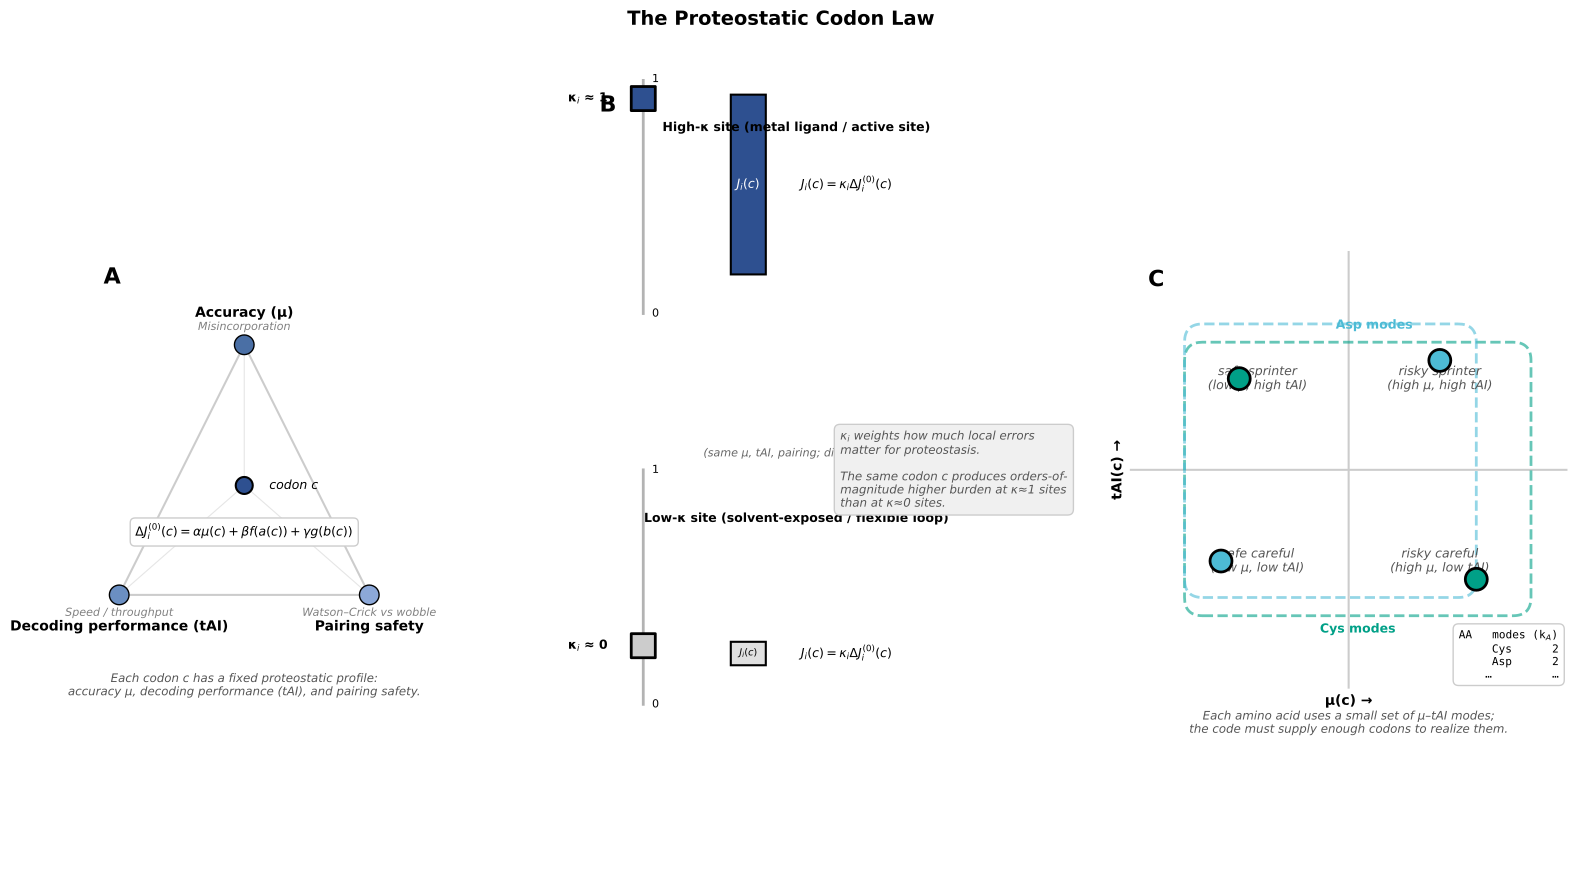

Reproduce this figure in Python.
#!/usr/bin/env python3
"""
Figure 1: Central conceptual schematic of the Proteostatic Codon Law
Three horizontal panels (A-C) with consistent visual language
Panel A: Proteostatic trade-off triangle
Panel B: κ as gain knob
Panel C: μ-tAI modes per amino acid
"""

import numpy as np
import matplotlib.pyplot as plt
import matplotlib.patches as mpatches
from matplotlib.patches import FancyBboxPatch, Circle, Polygon, Rectangle, Wedge
from matplotlib.patches import FancyArrowPatch
import matplotlib.lines as mlines

# Set style - minimal, clean
plt.rcParams['font.size'] = 9
plt.rcParams['axes.labelsize'] = 10
plt.rcParams['axes.titlesize'] = 11
plt.rcParams['font.family'] = 'sans-serif'
plt.rcParams['font.sans-serif'] = ['Arial', 'Helvetica', 'DejaVu Sans']

# Color scheme - single accent color (dark blue) + light grey
accent_color = '#2E5090'  # Dark blue
light_grey = '#CCCCCC'
very_light_grey = '#F0F0F0'

# Mode colors for Panel C
mode_color_cys = '#00A087'  # Green
mode_color_asp = '#4DBBD5'  # Blue

# Create figure - 16:9 aspect ratio
fig = plt.figure(figsize=(16, 9))

# ============================================================================
# Panel A: Proteostatic Trade-off Triangle
# ============================================================================
ax1 = plt.subplot(1, 3, 1)
ax1.set_xlim(-0.2, 1.2)
ax1.set_ylim(-0.2, 1.2)
ax1.set_aspect('equal')
ax1.axis('off')

# Panel label
ax1.text(0.05, 1.15, 'A', fontsize=16, fontweight='bold', ha='left', va='top')

# Draw equilateral triangle
triangle_height = 0.866  # sqrt(3)/2
triangle_points = np.array([
    [0.5, 0.9],      # Top vertex
    [0.1, 0.1],      # Bottom left
    [0.9, 0.1]       # Bottom right
])

triangle = Polygon(triangle_points, fill=False, edgecolor=light_grey, linewidth=1.5)
ax1.add_patch(triangle)

# Vertex circles and labels with different shades
vertex_colors = ['#4A6FA5', '#6B8FC2', '#8CA8D8']

# Top vertex - Accuracy (μ)
ax1.scatter(triangle_points[0, 0], triangle_points[0, 1], s=200,
           c=vertex_colors[0], edgecolors='black', linewidth=1, zorder=5)
ax1.text(triangle_points[0, 0], triangle_points[0, 1] + 0.08,
        'Accuracy (μ)', ha='center', va='bottom', fontsize=10, fontweight='bold')
ax1.text(triangle_points[0, 0], triangle_points[0, 1] + 0.04,
        'Misincorporation', ha='center', va='bottom', fontsize=8, style='italic', color='grey')

# Bottom-left vertex - Decoding performance (tAI)
ax1.scatter(triangle_points[1, 0], triangle_points[1, 1], s=200,
           c=vertex_colors[1], edgecolors='black', linewidth=1, zorder=5)
ax1.text(triangle_points[1, 0], triangle_points[1, 1] - 0.08,
        'Decoding performance (tAI)', ha='center', va='top', fontsize=10, fontweight='bold')
ax1.text(triangle_points[1, 0], triangle_points[1, 1] - 0.04,
        'Speed / throughput', ha='center', va='top', fontsize=8, style='italic', color='grey')

# Bottom-right vertex - Pairing safety
ax1.scatter(triangle_points[2, 0], triangle_points[2, 1], s=200,
           c=vertex_colors[2], edgecolors='black', linewidth=1, zorder=5)
ax1.text(triangle_points[2, 0], triangle_points[2, 1] - 0.08,
        'Pairing safety', ha='center', va='top', fontsize=10, fontweight='bold')
ax1.text(triangle_points[2, 0], triangle_points[2, 1] - 0.04,
        'Watson–Crick vs wobble', ha='center', va='top', fontsize=8, style='italic', color='grey')

# Codon point (slightly off-center)
codon_point = np.array([0.5, 0.45])
ax1.scatter(codon_point[0], codon_point[1], s=150, c=accent_color,
           marker='o', edgecolors='black', linewidth=1.5, zorder=6)
ax1.text(codon_point[0] + 0.08, codon_point[1], 'codon c',
        fontsize=9, style='italic', ha='left', va='center')

# Barycentric arrows (faint)
for vertex in triangle_points:
    ax1.annotate('', xy=codon_point, xytext=vertex,
                arrowprops=dict(arrowstyle='->', lw=0.8, color=light_grey, alpha=0.5))

# Equation at center
equation = r'$\Delta J_i^{(0)}(c) = \alpha \mu(c) + \beta f(a(c)) + \gamma g(b(c))$'
ax1.text(codon_point[0], codon_point[1] - 0.12, equation,
        fontsize=9, ha='center', va='top',
        bbox=dict(boxstyle='round,pad=0.4', facecolor='white', edgecolor=light_grey, linewidth=1))

# Intuition label at bottom
intuition = ('Each codon c has a fixed proteostatic profile:\n'
            'accuracy μ, decoding performance (tAI), and pairing safety.')
ax1.text(0.5, -0.15, intuition, ha='center', va='top', fontsize=8.5,
        style='italic', color='#555555')

# ============================================================================
# Panel B: κ as Gain Knob
# ============================================================================
ax2 = plt.subplot(1, 3, 2)
ax2.set_xlim(0, 1)
ax2.set_ylim(0, 1)
ax2.axis('off')

# Panel label
ax2.text(0.05, 0.98, 'B', fontsize=16, fontweight='bold', ha='left', va='top')

# --- Top mini-panel: High κ ---
y_top = 0.75

# Label
ax2.text(0.5, y_top + 0.18, 'High-κ site (metal ligand / active site)',
        ha='center', va='bottom', fontsize=9, fontweight='bold')

# Slider/dial
slider_x = 0.15
slider_height = 0.25
# Draw slider track
ax2.plot([slider_x, slider_x], [y_top - 0.05, y_top + slider_height],
        'k-', linewidth=2, alpha=0.3)
# Draw slider knob at high position (0.9)
knob_y = y_top + slider_height * 0.9
ax2.scatter(slider_x, knob_y, s=300, c=accent_color, marker='s',
           edgecolors='black', linewidth=2, zorder=5)
ax2.text(slider_x - 0.08, knob_y, r'κ$_i$ ≈ 1', ha='right', va='center',
        fontsize=9, fontweight='bold')

# Labels on slider
ax2.text(slider_x + 0.02, y_top + slider_height, '1', ha='left', va='center', fontsize=8)
ax2.text(slider_x + 0.02, y_top - 0.05, '0', ha='left', va='center', fontsize=8)

# J bar (tall)
bar_x = 0.35
bar_width = 0.08
bar_height_high = 0.23
bar_rect_high = Rectangle((bar_x, y_top), bar_width, bar_height_high,
                         facecolor=accent_color, edgecolor='black', linewidth=1.5)
ax2.add_patch(bar_rect_high)
ax2.text(bar_x + bar_width/2, y_top + bar_height_high/2, r'$J_i(c)$',
        ha='center', va='center', fontsize=9, fontweight='bold', color='white')

# Formula
ax2.text(bar_x + bar_width + 0.08, y_top + bar_height_high/2,
        r'$J_i(c) = \kappa_i \Delta J_i^{(0)}(c)$',
        ha='left', va='center', fontsize=9)

# --- Bottom mini-panel: Low κ ---
y_bottom = 0.25

# Label
ax2.text(0.5, y_bottom + 0.18, 'Low-κ site (solvent-exposed / flexible loop)',
        ha='center', va='bottom', fontsize=9, fontweight='bold')

# Slider/dial
# Draw slider track
ax2.plot([slider_x, slider_x], [y_bottom - 0.05, y_bottom + slider_height],
        'k-', linewidth=2, alpha=0.3)
# Draw slider knob at low position (0.1)
knob_y_low = y_bottom + slider_height * 0.1
ax2.scatter(slider_x, knob_y_low, s=300, c='#CCCCCC', marker='s',
           edgecolors='black', linewidth=2, zorder=5)
ax2.text(slider_x - 0.08, knob_y_low, r'κ$_i$ ≈ 0', ha='right', va='center',
        fontsize=9, fontweight='bold')

# Labels on slider
ax2.text(slider_x + 0.02, y_bottom + slider_height, '1', ha='left', va='center', fontsize=8)
ax2.text(slider_x + 0.02, y_bottom - 0.05, '0', ha='left', va='center', fontsize=8)

# J bar (short, pale)
bar_height_low = 0.03
bar_rect_low = Rectangle((bar_x, y_bottom), bar_width, bar_height_low,
                         facecolor='#E0E0E0', edgecolor='black', linewidth=1.5)
ax2.add_patch(bar_rect_low)
ax2.text(bar_x + bar_width/2, y_bottom + bar_height_low/2, r'$J_i(c)$',
        ha='center', va='center', fontsize=7)

# Formula
ax2.text(bar_x + bar_width + 0.08, y_bottom + bar_height_low/2,
        r'$J_i(c) = \kappa_i \Delta J_i^{(0)}(c)$',
        ha='left', va='center', fontsize=9)

# Note about same codon
ax2.text(0.5, 0.52, '(same μ, tAI, pairing; different κ$_i$)',
        ha='center', va='center', fontsize=8, style='italic', color='#666666')

# Right side annotation
annotation_x = 0.6
annotation_text = (
    r'κ$_i$ weights how much local errors' + '\n' +
    'matter for proteostasis.\n\n' +
    'The same codon c produces orders-of-\n' +
    'magnitude higher burden at κ≈1 sites\n' +
    'than at κ≈0 sites.'
)
ax2.text(annotation_x, 0.5, annotation_text, ha='left', va='center',
        fontsize=8.5, style='italic', color='#555555',
        bbox=dict(boxstyle='round,pad=0.5', facecolor=very_light_grey,
                 edgecolor=light_grey, linewidth=1))

# ============================================================================
# Panel C: μ-tAI Modes per Amino Acid
# ============================================================================
ax3 = plt.subplot(1, 3, 3)
ax3.set_xlim(-0.1, 1.1)
ax3.set_ylim(-0.1, 1.1)
ax3.set_aspect('equal')

# Panel label
ax3.text(-0.05, 1.05, 'C', fontsize=16, fontweight='bold', ha='left', va='top',
        transform=ax3.transData)

# Axes
ax3.axhline(0.5, color=light_grey, linewidth=1.5, zorder=1)
ax3.axvline(0.5, color=light_grey, linewidth=1.5, zorder=1)

ax3.set_xlabel('μ(c) →', fontsize=10, fontweight='bold')
ax3.set_ylabel('tAI(c) →', fontsize=10, fontweight='bold')
ax3.tick_params(left=False, bottom=False, labelleft=False, labelbottom=False)
ax3.spines['top'].set_visible(False)
ax3.spines['right'].set_visible(False)
ax3.spines['bottom'].set_visible(False)
ax3.spines['left'].set_visible(False)

# Quadrant labels
label_offset_x = 0.25
label_offset_y = 0.75

# Top-left: safe sprinter
ax3.text(label_offset_x, label_offset_y, 'safe sprinter\n(low μ, high tAI)',
        ha='center', va='center', fontsize=9, style='italic', color='#555555')

# Top-right: risky sprinter
ax3.text(1 - label_offset_x, label_offset_y, 'risky sprinter\n(high μ, high tAI)',
        ha='center', va='center', fontsize=9, style='italic', color='#555555')

# Bottom-left: safe careful
ax3.text(label_offset_x, 1 - label_offset_y, 'safe careful\n(low μ, low tAI)',
        ha='center', va='center', fontsize=9, style='italic', color='#555555')

# Bottom-right: risky careful
ax3.text(1 - label_offset_x, 1 - label_offset_y, 'risky careful\n(high μ, low tAI)',
        ha='center', va='center', fontsize=9, style='italic', color='#555555')

# Cys example (green)
# TGC: safe sprinter (low μ, high tAI)
tgc_x, tgc_y = 0.2, 0.75
# TGT: risky careful (high μ, low tAI)
tgt_x, tgt_y = 0.85, 0.2

ax3.scatter(tgc_x, tgc_y, s=250, c=mode_color_cys, marker='o',
           edgecolors='black', linewidth=2, zorder=5)
ax3.text(tgc_x, tgc_y, 'TGC', ha='center', va='center',
        fontsize=9, fontweight='bold', color='white')

ax3.scatter(tgt_x, tgt_y, s=250, c=mode_color_cys, marker='o',
           edgecolors='black', linewidth=2, zorder=5)
ax3.text(tgt_x, tgt_y, 'TGT', ha='center', va='center',
        fontsize=9, fontweight='bold', color='white')

# Enclosing bracket for Cys
from matplotlib.patches import FancyBboxPatch
cys_box = FancyBboxPatch((tgc_x - 0.1, tgt_y - 0.05),
                         (tgt_x - tgc_x + 0.2), (tgc_y - tgt_y + 0.1),
                         boxstyle="round,pad=0.05",
                         fill=False, edgecolor=mode_color_cys,
                         linewidth=2, linestyle='--', alpha=0.6)
ax3.add_patch(cys_box)
ax3.text((tgc_x + tgt_x)/2, tgt_y - 0.12, 'Cys modes',
        ha='center', va='top', fontsize=9, fontweight='bold', color=mode_color_cys)

# Asp example (blue)
# GAC: risky sprinter (high μ, high tAI)
gac_x, gac_y = 0.75, 0.8
# GAT: safe careful (low μ, low tAI)
gat_x, gat_y = 0.15, 0.25

ax3.scatter(gac_x, gac_y, s=250, c=mode_color_asp, marker='o',
           edgecolors='black', linewidth=2, zorder=5)
ax3.text(gac_x, gac_y, 'GAC', ha='center', va='center',
        fontsize=9, fontweight='bold', color='white')

ax3.scatter(gat_x, gat_y, s=250, c=mode_color_asp, marker='o',
           edgecolors='black', linewidth=2, zorder=5)
ax3.text(gat_x, gat_y, 'GAT', ha='center', va='center',
        fontsize=9, fontweight='bold', color='white')

# Enclosing bracket for Asp
asp_box = FancyBboxPatch((gat_x - 0.05, gat_y - 0.05),
                         (gac_x - gat_x + 0.1), (gac_y - gat_y + 0.1),
                         boxstyle="round,pad=0.05",
                         fill=False, edgecolor=mode_color_asp,
                         linewidth=2, linestyle='--', alpha=0.6)
ax3.add_patch(asp_box)
ax3.text((gac_x + gat_x)/2 + 0.12, gac_y + 0.08, 'Asp modes',
        ha='center', va='bottom', fontsize=9, fontweight='bold', color=mode_color_asp)

# Mode count summary in corner
summary_text = 'AA   modes (k$_A$)\nCys      2\nAsp      2\n…         …'
ax3.text(0.98, 0.02, summary_text, ha='right', va='bottom',
        fontsize=8, family='monospace',
        transform=ax3.transAxes,
        bbox=dict(boxstyle='round,pad=0.5', facecolor='white',
                 edgecolor=light_grey, linewidth=1))

# Caption
caption = ('Each amino acid uses a small set of μ–tAI modes;\n'
          'the code must supply enough codons to realize them.')
ax3.text(0.5, -0.05, caption, ha='center', va='top', fontsize=8.5,
        style='italic', color='#555555', transform=ax3.transAxes)

# Overall title
fig.suptitle('The Proteostatic Codon Law', fontsize=14, fontweight='bold', y=0.98)

plt.tight_layout(rect=[0, 0.02, 1, 0.96])
plt.savefig('figure1_central.png', dpi=300, bbox_inches='tight', facecolor='white')
plt.savefig('figure1_central.pdf', bbox_inches='tight', facecolor='white')
plt.savefig('figure1_central.svg', bbox_inches='tight', facecolor='white')

print("Figure 1 (central/redesigned) saved as:")
print("  - figure1_central.png (300 DPI raster)")
print("  - figure1_central.pdf (vector, fully editable)")
print("  - figure1_central.svg (vector, web/Inkscape friendly)")
print("\nPanel A: Proteostatic trade-off triangle with barycentric formula")
print("Panel B: κ as gain knob (dual slider/bar comparison)")
print("Panel C: μ-tAI quadrant with Cys and Asp mode examples")
